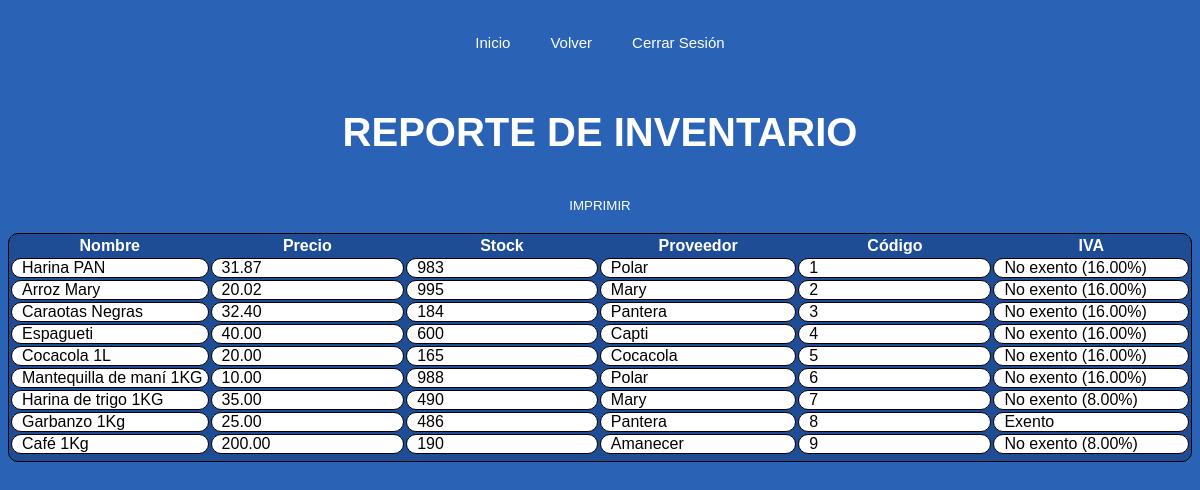
/Inventario/reporte/ (signed in), run on the app's committed database.
### Inventario/models.py (models this page shows)
class Productos(models.Model):
    nombre = models.CharField(max_length=100)
    codigo = models.IntegerField(unique=True, validators=[validate_unique_name])
    precio = models.DecimalField(max_digits=10, decimal_places=2)
    stock = models.IntegerField()
    proveedor = models.CharField(max_length=100)
    iva = models.IntegerField()

### Inventario/views.py (the view)
# urls.py: path('reporte/', views.generar_reporte, name="generar_reporte"),
def generar_reporte(request):
    if not (request.user.groups.filter(name='Administrador') or
            request.user.groups.filter(name='Almacenista') or
            request.user.groups.filter(name='Analista de datos') or
            request.user.is_staff):
        return redirect('index')
    productos = Productos.objects.all()
    return render(request, 'Inventario/reporte.html', {'productos': productos})

### Inventario/templates/Inventario/reporte.html (shortened to what this page needs)
{% load static %}
<!DOCTYPE html>
<html lang="es">
<head>
    <link rel="stylesheet" type="text/css" href="{% static 'css/reporte.css' %}">
</head>
<body>
    <div class="navegacion">
        <nav>
            <ul>
                <li><a href="{% url 'index' %}">Inicio</a></li>
                <li><a href="{% url 'index_inventario' %}">Volver</a></li>
                {% if user.is_authenticated %}
                    <li><a href="{% url 'logout_usuario' %}">Cerrar Sesión</a></li>
                {% else %}
                    <li><a href="{% url 'login_usuario' %}">Iniciar Sesión</a></li>
                {% endif %}
            </ul>
        </nav>
    </div>
    <div class="container">
        <h2>REPORTE DE INVENTARIO</h2>
        <button onclick="window.print()">IMPRIMIR</button>
    <table>
        <tr>
            <th>Nombre</th>
            <th>Precio</th>
            <th>Stock</th>
            <th>Proveedor</th>
            <th>Código</th>
            <th>IVA</th>
        </tr>
        {% for producto in productos %}
        <tr>
            <td>{{ producto.nombre }}</td>
            <td>{{ producto.precio }}</td>
            <td>{{ producto.stock }}</td>
            <td>{{ producto.proveedor }}</td>
            <td>{{ producto.codigo }}</td>
            {% if producto.iva == 0 %}
                <td>Exento</td>
            {% else %}
                {% if producto.iva == 1 %}
                    <td>No exento (16.00%)</td>
                {% else %}
                    <td>No exento (8.00%)</td>
                {% endif %}
            {% endif %}
        </tr>
        {% endfor %}
    </table>
    </div>
</body>
</html>

### Inventario/static/css/reporte.css (style rules this page uses)
body { background-color: #2a62b5; display: flex; flex-direction: column; justify-content: center; align-items: center; }
.navegacion { display: flex; justify-content: center; align-items: center; }
nav { display: flex; justify-content: center; float: left; align-items: center; }
nav ul { list-style: none; overflow: hidden; padding-left: 0px; }
nav ul li { float: left; font-family: 'Lucida Sans', 'Lucida Sans Regular', 'Lucida Grande', 'Lucida Sans Unicode', Geneva, Verdana, sans-serif; font-size: 20px; }
nav ul li a { display: block; padding: 10px; margin: 0px 10px 0px 10px; border-radius: 10px; color: #fff; text-decoration: none; font-size: 15px; font-family: 'Lucida Sans', 'Lucida Sans Regular', 'Lucida Grande', 'Lucida Sans Unicode', Geneva, Verdana, sans-serif; }
.container { display: flex; flex-direction: column; justify-content: center; align-items: center; }
h2 { font-family: 'Lucida Sans', 'Lucida Sans Regular', 'Lucida Grande', 'Lucida Sans Unicode', Geneva, Verdana, sans-serif; font-size: 40px; align-items: center; justify-content: center; color: #fff; }
button { font-family: 'Lucida Sans', 'Lucida Sans Regular', 'Lucida Grande', 'Lucida Sans Unicode', Geneva, Verdana, sans-serif; background-color: #2a62b5; color: #fff; cursor: pointer; border: 0px; border-radius: 10px; margin: 0px 0px 10px 0px; padding: 10px 10px 10px 10px; }
table { border: 1px solid; background-color: #1f4d95; border-radius: 10px; width: auto; padding: 0px 0px 5px 0px; }
table tr th { border-color: #1f4d95; background-color: #1f4d95; color: #fff; font-family: 'Lucida Sans', 'Lucida Sans Regular', 'Lucida Grande', 'Lucida Sans Unicode', Geneva, Verdana, sans-serif; width: auto; }
table tr td { border: 1px solid; border-radius: 10px; background: #fff; font-family: 'Lucida Sans', 'Lucida Sans Regular', 'Lucida Grande', 'Lucida Sans Unicode', Geneva, Verdana, sans-serif; padding: 0px 0px 0px 10px; width: 200px; }

### data on the page
Productos: nombre "Harina PAN", precio "31.87", stock "983", proveedor "Polar", codigo "1", iva "No exento (16.00%)"
Productos: nombre "Arroz Mary", precio "20.02", stock "995", proveedor "Mary", codigo "2", iva "No exento (16.00%)"
Productos: nombre "Caraotas Negras", precio "32.40", stock "184", proveedor "Pantera", codigo "3", iva "No exento (16.00%)"
Productos: nombre "Espagueti", precio "40.00", stock "600", proveedor "Capti", codigo "4", iva "No exento (16.00%)"
Productos: nombre "Cocacola 1L", precio "20.00", stock "165", proveedor "Cocacola", codigo "5", iva "No exento (16.00%)"
Productos: nombre "Mantequilla de maní 1KG", precio "10.00", stock "988", proveedor "Polar", codigo "6", iva "No exento (16.00%)"
Productos: nombre "Harina de trigo 1KG", precio "35.00", stock "490", proveedor "Mary", codigo "7", iva "No exento (8.00%)"
Productos: nombre "Garbanzo 1Kg", precio "25.00", stock "486", proveedor "Pantera", codigo "8", iva "Exento"
Productos: nombre "Café 1Kg", precio "200.00", stock "190", proveedor "Amanecer", codigo "9", iva "No exento (8.00%)"
